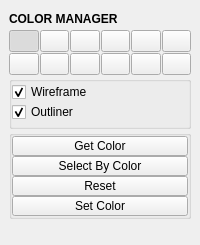
<?xml version="1.0" encoding="UTF-8"?>
<ui version="4.0">
 <class>QtUi</class>
 <widget class="QMainWindow" name="QtUi">
  <property name="enabled">
   <bool>true</bool>
  </property>
  <property name="geometry">
   <rect>
    <x>0</x>
    <y>0</y>
    <width>200</width>
    <height>245</height>
   </rect>
  </property>
  <property name="tabShape">
   <enum>QTabWidget::Triangular</enum>
  </property>
  <property name="dockNestingEnabled">
   <bool>true</bool>
  </property>
  <property name="dockOptions">
   <set>QMainWindow::AllowNestedDocks|QMainWindow::AllowTabbedDocks|QMainWindow::AnimatedDocks|QMainWindow::ForceTabbedDocks</set>
  </property>
  <widget class="QWidget" name="central_widget">
   <property name="minimumSize">
    <size>
     <width>200</width>
     <height>0</height>
    </size>
   </property>
   <layout class="QVBoxLayout" name="verticalLayout">
    <item>
     <layout class="QVBoxLayout" name="verticalLayout_1">
      <property name="spacing">
       <number>1</number>
      </property>
      <item>
       <widget class="Header" name="header">
        <property name="minimumSize">
         <size>
          <width>0</width>
          <height>20</height>
         </size>
        </property>
        <property name="maximumSize">
         <size>
          <width>16777215</width>
          <height>20</height>
         </size>
        </property>
        <property name="font">
         <font>
          <weight>75</weight>
          <bold>true</bold>
         </font>
        </property>
        <property name="text">
         <string>COLOR MANAGER</string>
        </property>
       </widget>
      </item>
      <item>
       <layout class="QGridLayout" name="gridLayout">
        <item row="0" column="0">
         <widget class="ColorSwatch" name="chk000">
          <property name="text">
           <string/>
          </property>
          <property name="checkable">
           <bool>true</bool>
          </property>
          <property name="checked">
           <bool>true</bool>
          </property>
         </widget>
        </item>
        <item row="0" column="4">
         <widget class="ColorSwatch" name="chk004">
          <property name="text">
           <string/>
          </property>
          <property name="checkable">
           <bool>true</bool>
          </property>
          <property name="checked">
           <bool>false</bool>
          </property>
         </widget>
        </item>
        <item row="0" column="1">
         <widget class="ColorSwatch" name="chk001">
          <property name="text">
           <string/>
          </property>
          <property name="checkable">
           <bool>true</bool>
          </property>
          <property name="checked">
           <bool>false</bool>
          </property>
         </widget>
        </item>
        <item row="0" column="3">
         <widget class="ColorSwatch" name="chk003">
          <property name="text">
           <string/>
          </property>
          <property name="checkable">
           <bool>true</bool>
          </property>
          <property name="checked">
           <bool>false</bool>
          </property>
         </widget>
        </item>
        <item row="0" column="5">
         <widget class="ColorSwatch" name="chk005">
          <property name="text">
           <string/>
          </property>
          <property name="checkable">
           <bool>true</bool>
          </property>
          <property name="checked">
           <bool>false</bool>
          </property>
         </widget>
        </item>
        <item row="0" column="2">
         <widget class="ColorSwatch" name="chk002">
          <property name="text">
           <string/>
          </property>
          <property name="checkable">
           <bool>true</bool>
          </property>
          <property name="checked">
           <bool>false</bool>
          </property>
         </widget>
        </item>
        <item row="1" column="4">
         <widget class="ColorSwatch" name="chk010">
          <property name="text">
           <string/>
          </property>
          <property name="checkable">
           <bool>true</bool>
          </property>
          <property name="checked">
           <bool>false</bool>
          </property>
         </widget>
        </item>
        <item row="1" column="1">
         <widget class="ColorSwatch" name="chk007">
          <property name="text">
           <string/>
          </property>
          <property name="checkable">
           <bool>true</bool>
          </property>
          <property name="checked">
           <bool>false</bool>
          </property>
         </widget>
        </item>
        <item row="1" column="3">
         <widget class="ColorSwatch" name="chk009">
          <property name="text">
           <string/>
          </property>
          <property name="checkable">
           <bool>true</bool>
          </property>
          <property name="checked">
           <bool>false</bool>
          </property>
         </widget>
        </item>
        <item row="1" column="2">
         <widget class="ColorSwatch" name="chk008">
          <property name="text">
           <string/>
          </property>
          <property name="checkable">
           <bool>true</bool>
          </property>
          <property name="checked">
           <bool>false</bool>
          </property>
         </widget>
        </item>
        <item row="1" column="0">
         <widget class="ColorSwatch" name="chk006">
          <property name="text">
           <string/>
          </property>
          <property name="checkable">
           <bool>true</bool>
          </property>
          <property name="checked">
           <bool>false</bool>
          </property>
         </widget>
        </item>
        <item row="1" column="5">
         <widget class="ColorSwatch" name="chk011">
          <property name="text">
           <string/>
          </property>
          <property name="checkable">
           <bool>true</bool>
          </property>
          <property name="checked">
           <bool>false</bool>
          </property>
         </widget>
        </item>
       </layout>
      </item>
      <item>
       <widget class="QGroupBox" name="groupBox_2">
        <property name="title">
         <string/>
        </property>
        <layout class="QVBoxLayout" name="verticalLayout_6">
         <property name="spacing">
          <number>0</number>
         </property>
         <property name="leftMargin">
          <number>0</number>
         </property>
         <property name="topMargin">
          <number>0</number>
         </property>
         <property name="rightMargin">
          <number>0</number>
         </property>
         <property name="bottomMargin">
          <number>4</number>
         </property>
         <item>
          <widget class="QCheckBox" name="chk012">
           <property name="minimumSize">
            <size>
             <width>0</width>
             <height>20</height>
            </size>
           </property>
           <property name="maximumSize">
            <size>
             <width>16777215</width>
             <height>20</height>
            </size>
           </property>
           <property name="toolTip">
            <string>Set wireframe color.</string>
           </property>
           <property name="layoutDirection">
            <enum>Qt::LeftToRight</enum>
           </property>
           <property name="text">
            <string>Wireframe</string>
           </property>
           <property name="checkable">
            <bool>true</bool>
           </property>
           <property name="checked">
            <bool>true</bool>
           </property>
          </widget>
         </item>
         <item>
          <widget class="QCheckBox" name="chk013">
           <property name="minimumSize">
            <size>
             <width>0</width>
             <height>20</height>
            </size>
           </property>
           <property name="maximumSize">
            <size>
             <width>16777215</width>
             <height>20</height>
            </size>
           </property>
           <property name="toolTip">
            <string>Set outliner color.</string>
           </property>
           <property name="layoutDirection">
            <enum>Qt::LeftToRight</enum>
           </property>
           <property name="text">
            <string>Outliner</string>
           </property>
           <property name="checkable">
            <bool>true</bool>
           </property>
           <property name="checked">
            <bool>true</bool>
           </property>
          </widget>
         </item>
        </layout>
       </widget>
      </item>
      <item>
       <widget class="QGroupBox" name="groupBox">
        <layout class="QVBoxLayout" name="verticalLayout_5">
         <property name="spacing">
          <number>0</number>
         </property>
         <property name="leftMargin">
          <number>0</number>
         </property>
         <property name="topMargin">
          <number>0</number>
         </property>
         <property name="rightMargin">
          <number>0</number>
         </property>
         <property name="bottomMargin">
          <number>0</number>
         </property>
         <item>
          <widget class="QPushButton" name="b003">
           <property name="minimumSize">
            <size>
             <width>0</width>
             <height>20</height>
            </size>
           </property>
           <property name="maximumSize">
            <size>
             <width>16777215</width>
             <height>20</height>
            </size>
           </property>
           <property name="toolTip">
            <string>Apply the current color to any selected objects.</string>
           </property>
           <property name="layoutDirection">
            <enum>Qt::RightToLeft</enum>
           </property>
           <property name="text">
            <string>Get Color</string>
           </property>
           <property name="checkable">
            <bool>false</bool>
           </property>
           <property name="autoDefault">
            <bool>false</bool>
           </property>
           <property name="default">
            <bool>false</bool>
           </property>
           <property name="flat">
            <bool>false</bool>
           </property>
           <property name="bnabled" stdset="0">
            <bool>true</bool>
           </property>
          </widget>
         </item>
         <item>
          <widget class="QPushButton" name="b002">
           <property name="minimumSize">
            <size>
             <width>0</width>
             <height>20</height>
            </size>
           </property>
           <property name="maximumSize">
            <size>
             <width>16777215</width>
             <height>20</height>
            </size>
           </property>
           <property name="toolTip">
            <string>Select objects by the currently selected color.</string>
           </property>
           <property name="layoutDirection">
            <enum>Qt::RightToLeft</enum>
           </property>
           <property name="text">
            <string>Select By Color</string>
           </property>
           <property name="checkable">
            <bool>false</bool>
           </property>
           <property name="autoDefault">
            <bool>false</bool>
           </property>
           <property name="default">
            <bool>false</bool>
           </property>
           <property name="flat">
            <bool>false</bool>
           </property>
           <property name="bnabled" stdset="0">
            <bool>true</bool>
           </property>
          </widget>
         </item>
         <item>
          <widget class="QPushButton" name="b000">
           <property name="minimumSize">
            <size>
             <width>0</width>
             <height>20</height>
            </size>
           </property>
           <property name="maximumSize">
            <size>
             <width>16777215</width>
             <height>20</height>
            </size>
           </property>
           <property name="toolTip">
            <string>&lt;html&gt;&lt;head/&gt;&lt;body&gt;&lt;p&gt;Resets colors to default for selected objects.&lt;/p&gt;&lt;p&gt;Hold &lt;span style=&quot; font-weight:600; font-style:italic;&quot;&gt;ctrl + click&lt;/span&gt; to reset&lt;span style=&quot; font-weight:600;&quot;&gt; ALL &lt;/span&gt;objects in the scene.&lt;/p&gt;&lt;/body&gt;&lt;/html&gt;</string>
           </property>
           <property name="layoutDirection">
            <enum>Qt::RightToLeft</enum>
           </property>
           <property name="text">
            <string>Reset</string>
           </property>
           <property name="checkable">
            <bool>false</bool>
           </property>
           <property name="autoDefault">
            <bool>false</bool>
           </property>
           <property name="default">
            <bool>false</bool>
           </property>
           <property name="flat">
            <bool>false</bool>
           </property>
           <property name="bnabled" stdset="0">
            <bool>true</bool>
           </property>
          </widget>
         </item>
         <item>
          <widget class="QPushButton" name="b001">
           <property name="minimumSize">
            <size>
             <width>0</width>
             <height>20</height>
            </size>
           </property>
           <property name="maximumSize">
            <size>
             <width>16777215</width>
             <height>20</height>
            </size>
           </property>
           <property name="toolTip">
            <string>Apply the current color to any selected objects.</string>
           </property>
           <property name="layoutDirection">
            <enum>Qt::RightToLeft</enum>
           </property>
           <property name="text">
            <string>Set Color</string>
           </property>
           <property name="checkable">
            <bool>false</bool>
           </property>
           <property name="autoDefault">
            <bool>false</bool>
           </property>
           <property name="default">
            <bool>false</bool>
           </property>
           <property name="flat">
            <bool>false</bool>
           </property>
           <property name="bnabled" stdset="0">
            <bool>true</bool>
           </property>
          </widget>
         </item>
        </layout>
       </widget>
      </item>
      <item>
       <spacer name="verticalSpacer_1">
        <property name="orientation">
         <enum>Qt::Vertical</enum>
        </property>
        <property name="sizeHint" stdset="0">
         <size>
          <width>0</width>
          <height>10</height>
         </size>
        </property>
       </spacer>
      </item>
     </layout>
    </item>
   </layout>
  </widget>
 </widget>
 <customwidgets>
  <customwidget>
   <class>Header</class>
   <extends>QLabel</extends>
   <header>uitk.widgets.header.Header.h</header>
  </customwidget>
  <customwidget>
   <class>ColorSwatch</class>
   <extends>QPushButton</extends>
   <header>uitk.widgets.colorSwatch.ColorSwatch.h</header>
  </customwidget>
 </customwidgets>
 <resources/>
 <connections/>
 <designerdata>
  <property name="gridDeltaX">
   <number>5</number>
  </property>
  <property name="gridDeltaY">
   <number>5</number>
  </property>
  <property name="gridSnapX">
   <bool>true</bool>
  </property>
  <property name="gridSnapY">
   <bool>true</bool>
  </property>
  <property name="gridVisible">
   <bool>true</bool>
  </property>
 </designerdata>
</ui>
